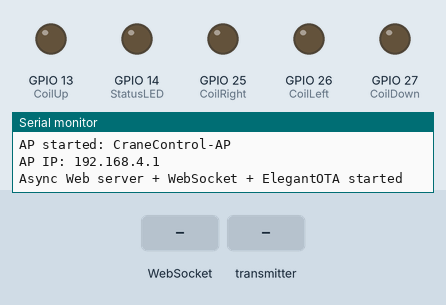
Simulated run of this program. Board: ESP32. Shown: output pins drawn as LEDs (lit = HIGH), the last lines printed to the serial monitor. The test bench sets the inputs (shaded band). Storage starts empty; no radio packets arrive unless stated.

Above: at 1.2 s.
1.3 s: WebSocket text "liftUp" received
At 1.7 s:
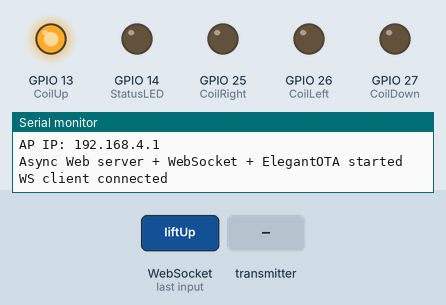
4.3 s: the transmitter starts sending liftDown = 1
At 5.5 s:
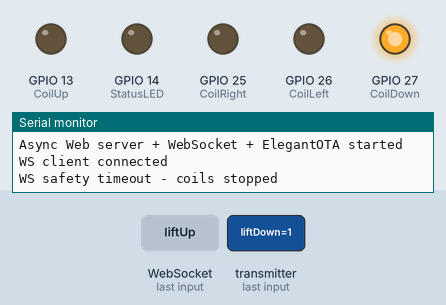
5.8 s: the transmitter starts sending liftUp = 1
At 6.6 s:
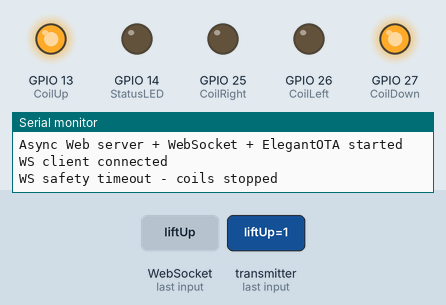
7.3 s: the transmitter starts sending trolleyLeft = 1
At 7.8 s:
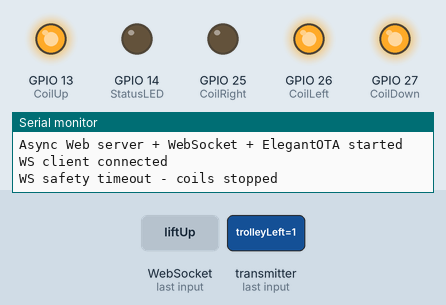
8.8 s: the transmitter starts sending trolleyRight = 1
At 10.0 s:
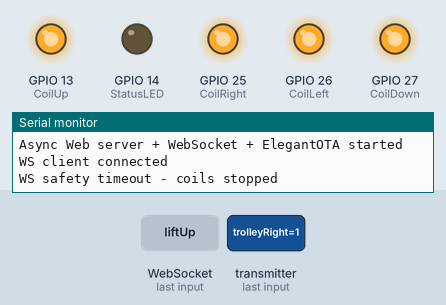
10.3 s: the transmitter starts sending liftUp = 0
At 11.2 s:
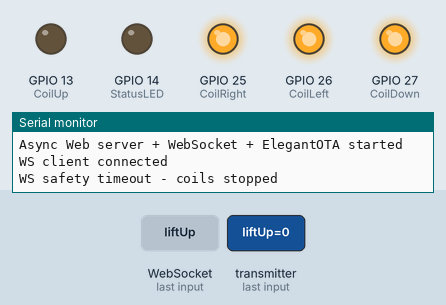
Timing chart, 0 to 12.8 s (numbered marks = the images above; inputs shaded):
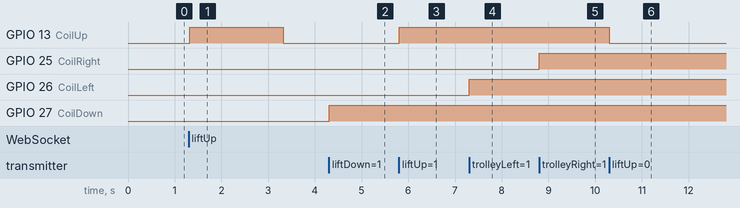

Measured:
- after the input at 1.3 s, GPIO 13 (CoilUp): LOW → HIGH at once, → LOW 2.0 s later
- after the input at 4.3 s, GPIO 27 (CoilDown): LOW → HIGH at once
- after the input at 5.8 s, GPIO 13 (CoilUp): LOW → HIGH at once
- after the input at 7.3 s, GPIO 26 (CoilLeft): LOW → HIGH at once
- after the input at 8.8 s, GPIO 25 (CoilRight): LOW → HIGH at once
- after the input at 10.3 s, GPIO 13 (CoilUp): HIGH → LOW at once

The program:

main.cpp
```cpp
#include <Arduino.h>
#include <SPI.h>
#include <nRF24L01.h>
#include <RF24.h>
#include <WiFi.h>
#include <LittleFS.h>
#include <ESPAsyncWebServer.h>
#include <AsyncTCP.h>
#include <ElegantOTA.h>
#include <esp_task_wdt.h>

// Coil output pins
#define CoilUp     13
#define CoilDown   27
#define CoilLeft   26
#define CoilRight  25
#define StatusLED  14

// nRF24L01 pins
#define CE_PIN     4
#define CSN_PIN    5

RF24 radio(CE_PIN, CSN_PIN);
const byte address[6] = "00001";

// AP credentials (phone/laptop connects to this network)
const char* ssid     = "CraneControl-AP";
const char* password = "12345678";

AsyncWebServer server(80);
AsyncWebSocket ws("/ws");

struct ControlPacket {
  bool liftUp;
  bool liftDown;
  bool trolleyLeft;
  bool trolleyRight;
};

ControlPacket lastPacket = {false, false, false, false};
SemaphoreHandle_t packetMutex;

bool webOverrideActive  = false;
unsigned long webOverrideTimeout = 0;
const unsigned long WEB_OVERRIDE_DURATION = 5000;

unsigned long lastWSMessage = 0;
const unsigned long WS_SAFETY_TIMEOUT = 2000;

bool radioReady = false;
unsigned long lastRadioRetry = 0;
const unsigned long RADIO_RETRY_INTERVAL = 5000;

void stopAllCoils() {
  digitalWrite(CoilUp,    LOW);
  digitalWrite(CoilDown,  LOW);
  digitalWrite(CoilLeft,  LOW);
  digitalWrite(CoilRight, LOW);
}

void applyControl(ControlPacket packet) {
  digitalWrite(CoilUp,     packet.liftUp      ? HIGH : LOW);
  digitalWrite(CoilDown,   packet.liftDown    ? HIGH : LOW);
  digitalWrite(CoilLeft,   packet.trolleyLeft ? HIGH : LOW);
  digitalWrite(CoilRight,  packet.trolleyRight? HIGH : LOW);
  digitalWrite(StatusLED,  webOverrideActive  ? HIGH : LOW);
}

void broadcastStatus() {
  if (ws.count() == 0) return;
  String json = "{";
  json += "\"liftUp\":"    + String(lastPacket.liftUp      ? "true" : "false") + ",";
  json += "\"liftDown\":"  + String(lastPacket.liftDown    ? "true" : "false") + ",";
  json += "\"trolleyLeft\":"  + String(lastPacket.trolleyLeft  ? "true" : "false") + ",";
  json += "\"trolleyRight\":" + String(lastPacket.trolleyRight ? "true" : "false") + ",";
  json += "\"override\":"  + String(webOverrideActive ? "true" : "false") + ",";
  json += "\"connected\":true";
  json += "}";
  ws.textAll(json);
}

void setupWebServer() {
  if (!LittleFS.begin(true)) {
    Serial.println("LittleFS mount failed");
    return;
  }

  WiFi.mode(WIFI_AP);
  WiFi.softAP(ssid, password);
  Serial.println("AP started: " + String(ssid));
  Serial.println("AP IP: " + WiFi.softAPIP().toString());

  server.on("/", HTTP_GET, [](AsyncWebServerRequest *request) {
    request->send(LittleFS, "/index.html", "text/html");
  });

  ws.onEvent([](AsyncWebSocket *srv, AsyncWebSocketClient *client,
                AwsEventType type, void *arg, uint8_t *data, size_t len) {
    if (type == WS_EVT_CONNECT) {
      Serial.println("WS client connected");
      broadcastStatus();
    } else if (type == WS_EVT_DATA) {
      AwsFrameInfo *info = (AwsFrameInfo *)arg;
      if (info->opcode == WS_TEXT && len > 0) {
        lastWSMessage = millis();

        String msg = "";
        for (size_t i = 0; i < len; i++) msg += (char)data[i];

        ControlPacket pkt;
        if (xSemaphoreTake(packetMutex, portMAX_DELAY)) {
          if (msg == "liftUp") {
            pkt = {true, false, false, false};
          } else if (msg == "liftDown") {
            pkt = {false, true, false, false};
          } else if (msg == "trolleyLeft") {
            pkt = {false, false, true, false};
          } else if (msg == "trolleyRight") {
            pkt = {false, false, false, true};
          } else if (msg == "stop") {
            pkt = {false, false, false, false};
          } else {
            xSemaphoreGive(packetMutex);
            return;
          }
          lastPacket = pkt;
          xSemaphoreGive(packetMutex);
        }

        applyControl(lastPacket);
        webOverrideActive = true;
        webOverrideTimeout = millis();
        broadcastStatus();
      }
    }
  });
  server.addHandler(&ws);

  ElegantOTA.begin(&server);
  server.begin();
  Serial.println("Async Web server + WebSocket + ElegantOTA started");
}

void allCoilsSafetyOff() {
  stopAllCoils();
  digitalWrite(StatusLED, LOW);
}

void setup() {
  Serial.begin(115200);

  pinMode(CoilUp, OUTPUT);
  pinMode(CoilDown, OUTPUT);
  pinMode(CoilLeft, OUTPUT);
  pinMode(CoilRight, OUTPUT);
  pinMode(StatusLED, OUTPUT);

  allCoilsSafetyOff();

  packetMutex = xSemaphoreCreateMutex();

  if (!radio.begin()) {
    Serial.println("Radio hardware not responding! WiFi/OTA still available.");
  } else {
    radio.setChannel(108);
    radio.setDataRate(RF24_250KBPS);
    radio.setPALevel(RF24_PA_LOW);
    radio.setRetries(5, 15);
    radio.openReadingPipe(1, address);
    radio.startListening();
    radioReady = true;
    Serial.println("Radio initialized OK");
  }

  setupWebServer();

  esp_task_wdt_init(10, true);
  esp_task_wdt_add(NULL);
}

void loop() {
  ElegantOTA.loop();
  esp_task_wdt_reset();

  if (!radioReady && millis() - lastRadioRetry > RADIO_RETRY_INTERVAL) {
    lastRadioRetry = millis();
    if (radio.begin()) {
      radio.setChannel(108);
      radio.setDataRate(RF24_250KBPS);
      radio.setPALevel(RF24_PA_LOW);
      radio.setRetries(5, 15);
      radio.openReadingPipe(1, address);
      radio.startListening();
      radioReady = true;
      Serial.println("Radio initialized OK (retry)");
    }
  }

  if (radioReady && radio.available()) {
    ControlPacket incoming;
    radio.read(&incoming, sizeof(incoming));

    if (!webOverrideActive) {
      if (xSemaphoreTake(packetMutex, portMAX_DELAY)) {
        lastPacket = incoming;
        xSemaphoreGive(packetMutex);
      }
      applyControl(lastPacket);
      broadcastStatus();
    }
  }

  if (webOverrideActive) {
    if (millis() - webOverrideTimeout > WEB_OVERRIDE_DURATION) {
      webOverrideActive = false;
      if (xSemaphoreTake(packetMutex, portMAX_DELAY)) {
        lastPacket = {false, false, false, false};
        xSemaphoreGive(packetMutex);
      }
      allCoilsSafetyOff();
      broadcastStatus();
      Serial.println("Web override expired, RF control resumed");
    }

    if (millis() - lastWSMessage > WS_SAFETY_TIMEOUT && lastWSMessage > 0) {
      webOverrideActive = false;
      if (xSemaphoreTake(packetMutex, portMAX_DELAY)) {
        lastPacket = {false, false, false, false};
        xSemaphoreGive(packetMutex);
      }
      allCoilsSafetyOff();
      broadcastStatus();
      lastWSMessage = 0;
      Serial.println("WS safety timeout - coils stopped");
    }
  }

  ws.cleanupClients();
  delay(5);
}
```
